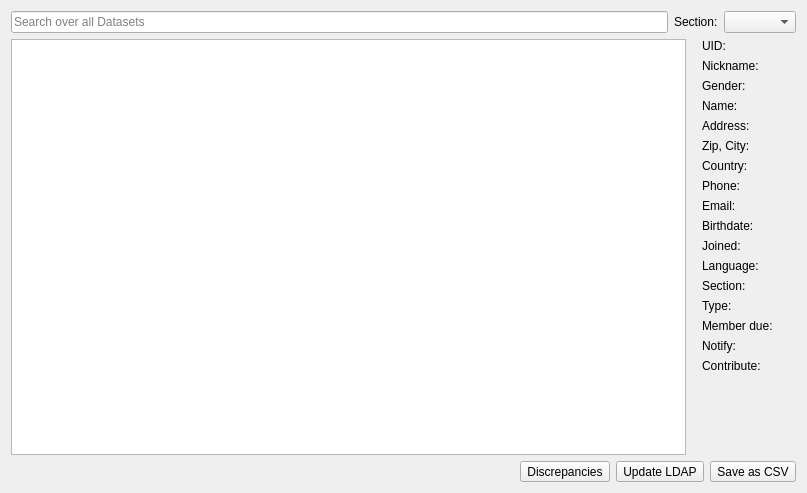
<?xml version="1.0" encoding="UTF-8"?>
<ui version="4.0">
 <class>UserlistForm</class>
 <widget class="QWidget" name="UserlistForm">
  <property name="geometry">
   <rect>
    <x>0</x>
    <y>0</y>
    <width>807</width>
    <height>493</height>
   </rect>
  </property>
  <property name="sizePolicy">
   <sizepolicy hsizetype="Expanding" vsizetype="Expanding">
    <horstretch>0</horstretch>
    <verstretch>0</verstretch>
   </sizepolicy>
  </property>
  <property name="windowTitle">
   <string>Form</string>
  </property>
  <layout class="QVBoxLayout" name="verticalLayout">
   <item>
    <layout class="QHBoxLayout" name="horizontalLayout">
     <property name="spacing">
      <number>6</number>
     </property>
     <property name="bottomMargin">
      <number>0</number>
     </property>
     <item>
      <widget class="QLineEdit" name="searchEdit">
       <property name="placeholderText">
        <string>Search over all Datasets</string>
       </property>
      </widget>
     </item>
     <item>
      <widget class="QLabel" name="label">
       <property name="text">
        <string>Section:</string>
       </property>
      </widget>
     </item>
     <item>
      <widget class="QComboBox" name="selectSection"/>
     </item>
    </layout>
   </item>
   <item>
    <layout class="QHBoxLayout" name="horizontalLayout_3">
     <item>
      <widget class="QTableView" name="tableView">
       <property name="alternatingRowColors">
        <bool>true</bool>
       </property>
       <property name="selectionBehavior">
        <enum>QAbstractItemView::SelectRows</enum>
       </property>
       <property name="sortingEnabled">
        <bool>true</bool>
       </property>
       <property name="wordWrap">
        <bool>false</bool>
       </property>
       <attribute name="horizontalHeaderStretchLastSection">
        <bool>true</bool>
       </attribute>
      </widget>
     </item>
     <item>
      <layout class="QGridLayout" name="gridLayout">
       <property name="leftMargin">
        <number>10</number>
       </property>
       <property name="rightMargin">
        <number>10</number>
       </property>
       <item row="0" column="1">
        <widget class="QLabel" name="label_2">
         <property name="text">
          <string>UID:</string>
         </property>
        </widget>
       </item>
       <item row="17" column="1">
        <spacer name="verticalSpacer">
         <property name="orientation">
          <enum>Qt::Vertical</enum>
         </property>
         <property name="sizeHint" stdset="0">
          <size>
           <width>20</width>
           <height>40</height>
          </size>
         </property>
        </spacer>
       </item>
       <item row="1" column="1">
        <widget class="QLabel" name="label_3">
         <property name="text">
          <string>Nickname:</string>
         </property>
        </widget>
       </item>
       <item row="3" column="1">
        <widget class="QLabel" name="label_4">
         <property name="text">
          <string>Name:</string>
         </property>
        </widget>
       </item>
       <item row="4" column="1">
        <widget class="QLabel" name="label_5">
         <property name="text">
          <string>Address:</string>
         </property>
        </widget>
       </item>
       <item row="5" column="1">
        <widget class="QLabel" name="label_6">
         <property name="text">
          <string>Zip, City:</string>
         </property>
        </widget>
       </item>
       <item row="7" column="1">
        <widget class="QLabel" name="label_7">
         <property name="text">
          <string>Phone:</string>
         </property>
        </widget>
       </item>
       <item row="8" column="1">
        <widget class="QLabel" name="label_8">
         <property name="text">
          <string>Email:</string>
         </property>
        </widget>
       </item>
       <item row="10" column="1">
        <widget class="QLabel" name="label_9">
         <property name="text">
          <string>Joined:</string>
         </property>
        </widget>
       </item>
       <item row="9" column="1">
        <widget class="QLabel" name="label_10">
         <property name="text">
          <string>Birthdate:</string>
         </property>
        </widget>
       </item>
       <item row="14" column="1">
        <widget class="QLabel" name="label_11">
         <property name="text">
          <string>Member due:</string>
         </property>
        </widget>
       </item>
       <item row="0" column="2">
        <widget class="QLabel" name="detailUid">
         <property name="text">
          <string/>
         </property>
        </widget>
       </item>
       <item row="1" column="2">
        <widget class="QLabel" name="detailNickname">
         <property name="text">
          <string/>
         </property>
        </widget>
       </item>
       <item row="3" column="2">
        <widget class="QLabel" name="detailName">
         <property name="text">
          <string/>
         </property>
        </widget>
       </item>
       <item row="4" column="2">
        <widget class="QLabel" name="detailAddress">
         <property name="text">
          <string/>
         </property>
        </widget>
       </item>
       <item row="5" column="2">
        <widget class="QLabel" name="detailZipCity">
         <property name="text">
          <string/>
         </property>
        </widget>
       </item>
       <item row="7" column="2">
        <widget class="QLabel" name="detailTelephone">
         <property name="text">
          <string/>
         </property>
        </widget>
       </item>
       <item row="8" column="2">
        <widget class="QLabel" name="detailEmail">
         <property name="text">
          <string/>
         </property>
        </widget>
       </item>
       <item row="9" column="2">
        <widget class="QLabel" name="detailBirthday">
         <property name="text">
          <string/>
         </property>
        </widget>
       </item>
       <item row="10" column="2">
        <widget class="QLabel" name="detailJoined">
         <property name="text">
          <string/>
         </property>
        </widget>
       </item>
       <item row="14" column="2">
        <widget class="QLabel" name="detailMemberDue">
         <property name="text">
          <string/>
         </property>
        </widget>
       </item>
       <item row="2" column="1">
        <widget class="QLabel" name="label_12">
         <property name="text">
          <string>Gender:</string>
         </property>
        </widget>
       </item>
       <item row="2" column="2">
        <widget class="QLabel" name="detailGender">
         <property name="text">
          <string/>
         </property>
        </widget>
       </item>
       <item row="13" column="1">
        <widget class="QLabel" name="label_13">
         <property name="text">
          <string>Type:</string>
         </property>
        </widget>
       </item>
       <item row="13" column="2">
        <widget class="QLabel" name="detailType">
         <property name="text">
          <string/>
         </property>
        </widget>
       </item>
       <item row="11" column="1">
        <widget class="QLabel" name="label_14">
         <property name="text">
          <string>Language:</string>
         </property>
        </widget>
       </item>
       <item row="11" column="2">
        <widget class="QLabel" name="detailLanguage">
         <property name="text">
          <string/>
         </property>
        </widget>
       </item>
       <item row="6" column="1">
        <widget class="QLabel" name="label_15">
         <property name="text">
          <string>Country:</string>
         </property>
        </widget>
       </item>
       <item row="6" column="2">
        <widget class="QLabel" name="detailCountry">
         <property name="text">
          <string/>
         </property>
        </widget>
       </item>
       <item row="12" column="1">
        <widget class="QLabel" name="label_16">
         <property name="text">
          <string>Section:</string>
         </property>
        </widget>
       </item>
       <item row="12" column="2">
        <widget class="QLabel" name="detailSection">
         <property name="text">
          <string/>
         </property>
        </widget>
       </item>
       <item row="15" column="1">
        <widget class="QLabel" name="label_17">
         <property name="text">
          <string>Notify:</string>
         </property>
        </widget>
       </item>
       <item row="15" column="2">
        <widget class="QLabel" name="detailNotifyType">
         <property name="text">
          <string/>
         </property>
        </widget>
       </item>
       <item row="16" column="1">
        <widget class="QLabel" name="labelContribute">
         <property name="text">
          <string>Contribute:</string>
         </property>
        </widget>
       </item>
       <item row="16" column="2">
        <widget class="QLabel" name="detailContribute">
         <property name="text">
          <string/>
         </property>
        </widget>
       </item>
      </layout>
     </item>
    </layout>
   </item>
   <item>
    <layout class="QHBoxLayout" name="horizontalLayout_2">
     <item>
      <spacer name="horizontalSpacer">
       <property name="orientation">
        <enum>Qt::Horizontal</enum>
       </property>
       <property name="sizeHint" stdset="0">
        <size>
         <width>40</width>
         <height>20</height>
        </size>
       </property>
      </spacer>
     </item>
     <item>
      <widget class="QToolButton" name="btnFindMissing">
       <property name="text">
        <string>Discrepancies</string>
       </property>
       <property name="icon">
        <iconset resource="../PiTres.qrc">
         <normaloff>:/icons/resources/icons/adjust_members.png</normaloff>:/icons/resources/icons/adjust_members.png</iconset>
       </property>
       <property name="iconSize">
        <size>
         <width>32</width>
         <height>32</height>
        </size>
       </property>
       <property name="toolButtonStyle">
        <enum>Qt::ToolButtonTextUnderIcon</enum>
       </property>
      </widget>
     </item>
     <item>
      <widget class="QToolButton" name="btnLdap">
       <property name="text">
        <string>Update LDAP</string>
       </property>
       <property name="icon">
        <iconset resource="../PiTres.qrc">
         <normaloff>:/icons/resources/icons/data_refresh.png</normaloff>:/icons/resources/icons/data_refresh.png</iconset>
       </property>
       <property name="iconSize">
        <size>
         <width>32</width>
         <height>32</height>
        </size>
       </property>
       <property name="toolButtonStyle">
        <enum>Qt::ToolButtonTextUnderIcon</enum>
       </property>
      </widget>
     </item>
     <item>
      <widget class="QToolButton" name="btnExport">
       <property name="text">
        <string>Save as CSV</string>
       </property>
       <property name="icon">
        <iconset resource="../PiTres.qrc">
         <normaloff>:/icons/resources/icons/disk_blue.png</normaloff>:/icons/resources/icons/disk_blue.png</iconset>
       </property>
       <property name="iconSize">
        <size>
         <width>32</width>
         <height>32</height>
        </size>
       </property>
       <property name="toolButtonStyle">
        <enum>Qt::ToolButtonTextUnderIcon</enum>
       </property>
      </widget>
     </item>
    </layout>
   </item>
  </layout>
 </widget>
 <resources>
  <include location="../PiTres.qrc"/>
 </resources>
 <connections/>
</ui>
